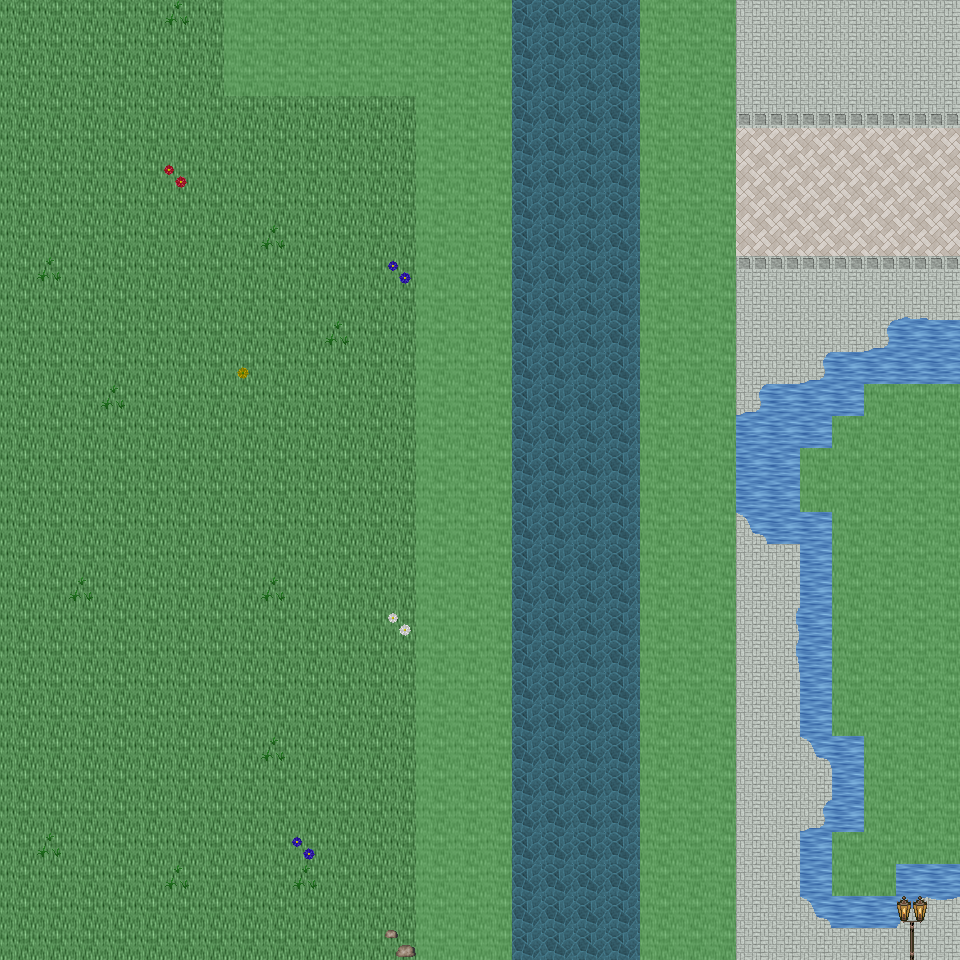

A 2D game scene composited from a Tiled map and its tileset images. What follows is a short description and the map's XML, with each tile layer's data collapsed to a summary:
An orthogonal 30x30 tile map with 32x32 px tiles, 6 tile layers (Ground, Object, Object2, Above, ...), 48 tilesets and 9 objects (9x mapExit).

<map version="1.0" orientation="orthogonal" renderorder="right-down" width="30" height="30" tilewidth="32" tileheight="32" nextobjectid="10">
  <tileset firstgid="1" name="tileset_ground_ground" tilewidth="32" tileheight="32" tilecount="33" columns="3">
    <image source="../drawable/tileset_ground_ground.png" width="96" height="352" />
  </tileset>
  <tileset firstgid="34" name="tileset_building_castle" tilewidth="32" tileheight="32" tilecount="320" columns="20">
    <image source="../drawable/tileset_building_castle.png" width="640" height="512" />
  </tileset>
  <tileset firstgid="354" name="tileset_furniture_carpet_carpets_2" tilewidth="32" tileheight="32" tilecount="12" columns="4">
    <image source="../drawable/tileset_furniture_carpet_carpets_2.png" width="128" height="160" />
  </tileset>
  <tileset firstgid="366" name="tileset_ground_indoor_tiles" tilewidth="32" tileheight="32" tilecount="8" columns="2">
    <image source="../drawable/tileset_ground_indoor_tiles.png" width="64" height="128" />
  </tileset>
  <tileset firstgid="374" name="tileset_ground_water_pool" tilewidth="32" tileheight="32" tilecount="72" columns="3">
    <image source="../drawable/tileset_ground_water_pool.png" width="96" height="768" />
  </tileset>
  <tileset firstgid="446" name="tileset_ground_brown_paving" tilewidth="32" tileheight="32" tilecount="2" columns="2">
    <image source="../drawable/tileset_ground_brown_paving.png" width="64" height="32" />
  </tileset>
  <tileset firstgid="448" name="tileset_ground_spikes" tilewidth="32" tileheight="32" tilecount="1" columns="1">
    <image source="../drawable/tileset_ground_spikes.png" width="32" height="32" />
  </tileset>
  <tileset firstgid="449" name="tileset_ground_ridge_earth_dark" tilewidth="32" tileheight="32" tilecount="96" columns="12">
    <image source="../drawable/tileset_ground_ridge_earth_dark.png" width="384" height="256" />
  </tileset>
  <tileset firstgid="545" name="tileset_plant_grasses" tilewidth="32" tileheight="32" tilecount="6" columns="3">
    <image source="../drawable/tileset_plant_grasses.png" width="96" height="64" />
  </tileset>
  <tileset firstgid="551" name="tileset_ground_water_pool_corners" tilewidth="32" tileheight="32" tilecount="72" columns="3">
    <image source="../drawable/tileset_ground_water_pool_corners.png" width="96" height="768" />
  </tileset>
  <tileset firstgid="623" name="tileset_building_fence_fence_chunky" tilewidth="32" tileheight="32" tilecount="21" columns="3">
    <image source="../drawable/tileset_building_fence_fence_chunky.png" width="96" height="224" />
  </tileset>
  <tileset firstgid="644" name="tileset_ground_earth_edges" tilewidth="32" tileheight="32" tilecount="18" columns="6">
    <image source="../drawable/tileset_ground_earth_edges.png" width="192" height="96" />
  </tileset>
  <tileset firstgid="662" name="tileset_ground_rock_pebbles" tilewidth="32" tileheight="32" tilecount="3" columns="1">
    <image source="../drawable/tileset_ground_rock_pebbles.png" width="32" height="96" />
  </tileset>
  <tileset firstgid="665" name="tileset_ground_square_patch" tilewidth="32" tileheight="32" tilecount="9" columns="3">
    <image source="../drawable/tileset_ground_square_patch.png" width="96" height="96" />
  </tileset>
  <tileset firstgid="674" name="tileset_plant_leaves" tilewidth="32" tileheight="32" tilecount="8" columns="4">
    <image source="../drawable/tileset_plant_leaves.png" width="128" height="64" />
  </tileset>
  <tileset firstgid="682" name="tileset_item_corpse_skull_dark" tilewidth="32" tileheight="32" tilecount="2" columns="2">
    <image source="../drawable/tileset_item_corpse_skull_dark.png" width="64" height="32" />
  </tileset>
  <tileset firstgid="684" name="tileset_item_corpse_skeleton" tilewidth="32" tileheight="32" tilecount="4" columns="2">
    <image source="../drawable/tileset_item_corpse_skeleton.png" width="64" height="64" />
  </tileset>
  <tileset firstgid="688" name="tileset_furniture_table_grey_fancy" tilewidth="32" tileheight="32" tilecount="9" columns="3">
    <image source="../drawable/tileset_furniture_table_grey_fancy.png" width="96" height="96" />
  </tileset>
  <tileset firstgid="697" name="tileset_furniture_table_grey_long" tilewidth="32" tileheight="32" tilecount="4" columns="2">
    <image source="../drawable/tileset_furniture_table_grey_long.png" width="64" height="64" />
  </tileset>
  <tileset firstgid="701" name="tileset_furniture_table_grey_plain" tilewidth="32" tileheight="32" tilecount="9" columns="3">
    <image source="../drawable/tileset_furniture_table_grey_plain.png" width="96" height="96" />
  </tileset>
  <tileset firstgid="710" name="tileset_item_gothic_slab" tilewidth="32" tileheight="32" tilecount="1" columns="1">
    <image source="../drawable/tileset_item_gothic_slab.png" width="32" height="32" />
  </tileset>
  <tileset firstgid="711" name="tileset_logic_creature_gnome" tilewidth="32" tileheight="32" tilecount="6" columns="6">
    <image source="../drawable/tileset_logic_creature_gnome.png" width="192" height="32" />
  </tileset>
  <tileset firstgid="717" name="tileset_logic_creature_animal" tilewidth="32" tileheight="32" tilecount="32" columns="8">
    <image source="../drawable/tileset_logic_creature_animal.png" width="256" height="128" />
  </tileset>
  <tileset firstgid="749" name="tileset_logic_collision" tilewidth="32" tileheight="32" tilecount="1" columns="1">
    <image source="../drawable/tileset_logic_collision.png" width="32" height="32" />
  </tileset>
  <tileset firstgid="750" name="tileset_ground_water_pool_deep" tilewidth="32" tileheight="32" tilecount="72" columns="3">
    <image source="../drawable/tileset_ground_water_pool_deep.png" width="96" height="768" />
  </tileset>
  <tileset firstgid="822" name="tileset_object_suspension_bridge" tilewidth="32" tileheight="32" tilecount="24" columns="3">
    <image source="../drawable/tileset_object_suspension_bridge.png" width="96" height="256" />
  </tileset>
  <tileset firstgid="846" name="tileset_plant_flower_daisy_blue" tilewidth="32" tileheight="32" tilecount="8" columns="2">
    <image source="../drawable/tileset_plant_flower_daisy_blue.png" width="64" height="128" />
  </tileset>
  <tileset firstgid="854" name="tileset_plant_flower_daisy_red" tilewidth="32" tileheight="32" tilecount="8" columns="2">
    <image source="../drawable/tileset_plant_flower_daisy_red.png" width="64" height="128" />
  </tileset>
  <tileset firstgid="862" name="tileset_plant_flower_daisy_white" tilewidth="32" tileheight="32" tilecount="8" columns="2">
    <image source="../drawable/tileset_plant_flower_daisy_white.png" width="64" height="128" />
  </tileset>
  <tileset firstgid="870" name="tileset_plant_flower_daisy_yellow" tilewidth="32" tileheight="32" tilecount="8" columns="2">
    <image source="../drawable/tileset_plant_flower_daisy_yellow.png" width="64" height="128" />
  </tileset>
  <tileset firstgid="878" name="tileset_plant_tree_tree_green" tilewidth="32" tileheight="32" tilecount="80" columns="8">
    <image source="../drawable/tileset_plant_tree_tree_green.png" width="256" height="352" />
  </tileset>
  <tileset firstgid="958" name="tileset_item_banners_flag" tilewidth="32" tileheight="32" tilecount="12" columns="3">
    <image source="../drawable/tileset_item_banners_flag.png" width="96" height="128" />
  </tileset>
  <tileset firstgid="970" name="tileset_item_flagpole" tilewidth="32" tileheight="32" tilecount="3" columns="1">
    <image source="../drawable/tileset_item_flagpole.png" width="32" height="96" />
  </tileset>
  <tileset firstgid="973" name="tileset_furniture_chair_bench_white" tilewidth="32" tileheight="32" tilecount="8" columns="2">
    <image source="../drawable/tileset_furniture_chair_bench_white.png" width="64" height="128" />
  </tileset>
  <tileset firstgid="981" name="tileset_item_statue_flowered_arch" tilewidth="32" tileheight="32" tilecount="24" columns="6">
    <image source="../drawable/tileset_item_statue_flowered_arch.png" width="192" height="128" />
  </tileset>
  <tileset firstgid="1005" name="tileset_building_decoration_block" tilewidth="32" tileheight="32" tilecount="2" columns="2">
    <image source="../drawable/tileset_building_decoration_block.png" width="64" height="32" />
  </tileset>
  <tileset firstgid="1007" name="tileset_building_decoration_orbpedestal" tilewidth="32" tileheight="32" tilecount="2" columns="1">
    <image source="../drawable/tileset_building_decoration_orbpedestal.png" width="32" height="64" />
  </tileset>
  <tileset firstgid="1009" name="tileset_item_statue_urn_with_flowers" tilewidth="32" tileheight="32" tilecount="2" columns="1">
    <image source="../drawable/tileset_item_statue_urn_with_flowers.png" width="32" height="64" />
  </tileset>
  <tileset firstgid="1011" name="tileset_building_decoration_pool" tilewidth="32" tileheight="32" tilecount="9" columns="3">
    <image source="../drawable/tileset_building_decoration_pool.png" width="96" height="96" />
  </tileset>
  <tileset firstgid="1020" name="tileset_item_statue_romanic_art1" tilewidth="32" tileheight="32" tilecount="4" columns="2">
    <image source="../drawable/tileset_item_statue_romanic_art1.png" width="64" height="64" />
  </tileset>
  <tileset firstgid="1024" name="tileset_building_wall_int_clay" tilewidth="32" tileheight="32" tilecount="100" columns="10">
    <image source="../drawable/tileset_building_wall_int_clay.png" width="320" height="320" />
  </tileset>
  <tileset firstgid="1124" name="tileset_ground_green_paving" tilewidth="32" tileheight="32" tilecount="18" columns="3">
    <image source="../drawable/tileset_ground_green_paving.png" width="96" height="192" />
  </tileset>
  <tileset firstgid="1142" name="tileset_logic_protection" tilewidth="32" tileheight="32" tilecount="2" columns="2">
    <image source="../drawable/tileset_logic_protection.png" width="64" height="32" />
  </tileset>
  <tileset firstgid="1144" name="tileset_furniture_other_stick" tilewidth="32" tileheight="32" tilecount="2" columns="1">
    <image source="../drawable/tileset_furniture_other_stick.png" width="32" height="64" />
  </tileset>
  <tileset firstgid="1146" name="tileset_item_scrying_orb" tilewidth="32" tileheight="32" tilecount="8" columns="8">
    <image source="../drawable/tileset_item_scrying_orb.png" width="256" height="32" />
  </tileset>
  <tileset firstgid="1154" name="tileset_light_dim_light_7x5" tilewidth="32" tileheight="32" tilecount="35" columns="7">
    <image source="../drawable/tileset_light_dim_light_7x5.png" width="224" height="160" />
  </tileset>
  <tileset firstgid="1189" name="tileset_light_light_5x5" tilewidth="32" tileheight="32" tilecount="25" columns="5">
    <image source="../drawable/tileset_light_light_5x5.png" width="160" height="160" />
  </tileset>
  <tileset firstgid="1214" name="tileset_furniture_light_lamp_bronze" tilewidth="32" tileheight="32" tilecount="3" columns="1">
    <image source="../drawable/tileset_furniture_light_lamp_bronze.png" width="32" height="96" />
  </tileset>
  <layer name="Ground" width="30" height="30">
    <data>[900 cells, 900 non-empty, 13 distinct tile ids]</data>
  </layer>
  <layer name="Object" width="30" height="30">
    <data>[900 cells, 245 non-empty, 38 distinct tile ids]</data>
  </layer>
  <layer name="Object2" width="30" height="30">
    <data>[900 cells, 8 non-empty, 1 distinct tile ids]</data>
  </layer>
  <layer name="Above" width="30" height="30">
    <data>[900 cells, 2 non-empty, 2 distinct tile ids]</data>
  </layer>
  <layer name="Above2" width="30" height="30">
    <data>[900 cells, 0 non-empty, 0 distinct tile ids]</data>
  </layer>
  <layer name="Walkable" width="30" height="30">
    <data>[900 cells, 258 non-empty, 1 distinct tile ids]</data>
  </layer>
  <objectgroup name="MapEvents">
    <object id="1" name="north" type="mapExit" x="0" y="0" width="224" height="32">
      <properties>
        <property name="map" value="level_0_x223_y25" />
        <property name="x" value="0" />
        <property name="y" value="28" />
      </properties>
    </object>
    <object id="2" name="north2" type="mapExit" x="512" y="0" width="128" height="32">
      <properties>
        <property name="map" value="level_0_x223_y25" />
        <property name="x" value="16" />
        <property name="y" value="28" />
      </properties>
    </object>
    <object id="3" name="north3" type="mapExit" x="736" y="0" width="224" height="32">
      <properties>
        <property name="map" value="level_0_x223_y25" />
        <property name="x" value="23" />
        <property name="y" value="28" />
      </properties>
    </object>
    <object id="4" name="south" type="mapExit" x="0" y="928" width="416" height="32">
      <properties>
        <property name="map" value="level_0_x223_y27" />
        <property name="x" value="0" />
        <property name="y" value="1" />
      </properties>
    </object>
    <object id="5" name="south2" type="mapExit" x="512" y="928" width="128" height="32">
      <properties>
        <property name="map" value="level_0_x223_y27" />
        <property name="x" value="16" />
        <property name="y" value="1" />
      </properties>
    </object>
    <object id="6" name="south3" type="mapExit" x="736" y="928" width="224" height="32">
      <properties>
        <property name="map" value="level_0_x223_y27" />
        <property name="x" value="23" />
        <property name="y" value="1" />
      </properties>
    </object>
    <object id="7" name="west" type="mapExit" x="0" y="0" width="32" height="960">
      <properties>
        <property name="map" value="level_0_x222_y26" />
        <property name="x" value="28" />
        <property name="y" value="0" />
      </properties>
    </object>
    <object id="8" name="east" type="mapExit" x="928" y="0" width="32" height="384">
      <properties>
        <property name="map" value="level_0_x224_y26" />
        <property name="x" value="1" />
        <property name="y" value="0" />
      </properties>
    </object>
    <object id="9" name="east2" type="mapExit" x="928" y="864" width="32" height="96">
      <properties>
        <property name="map" value="level_0_x224_y26" />
        <property name="x" value="1" />
        <property name="y" value="27" />
      </properties>
    </object>
  </objectgroup>
</map>
